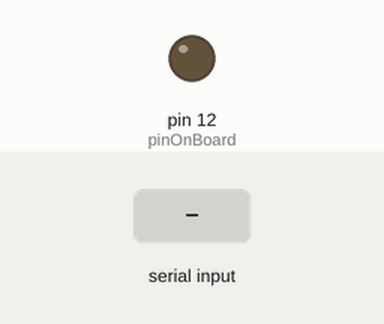
Simulated run of this sketch. Board: Arduino Uno, built with avr-gcc and run on an emulated ATmega328P. Parts: output pins drawn as LEDs (lit = HIGH). The inputs (shaded band) are chosen by the test bench.

Above: at 1.2 s.
1.3 s: "9" received over Serial
At 2.1 s:
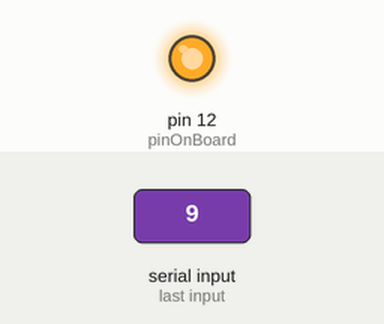
Timing chart, 0 to 4.3 s (numbered marks = the images above; inputs shaded):
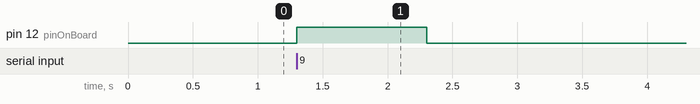

The sketch:

openGate.ino
```cpp
/*
  Physical Pixel

  created 2006
  by David A. Mellis
  modified 14 Apr 2009
  by Tom Igoe and Scott Fitzgerald
  http://www.arduino.cc/en/Tutorial/PhysicalPixel

  CODE CHANGED AND UPDATED FOR PERSONAL USE BY JEREMIAH M DUKE 7-19-2009
  YOU ARE FREE TO USE THIS SOFTWARE AS LONG AS YOU KEEP ALL OF THE ABOVE INTACT.
  I AM NOT THE ORIGINAL CREATOR OF THIS SOFTWARE.

  */


// DEFAULTS
int pinOnBoard = 12; // the pin
int pressDuration = 1000; // duration of emulated button press in ms
int incomingByte;      // a variable to read incoming serial data into

// SETUP
void setup() {

    Serial.begin(9600); // initialize serial communication

    pinMode(pinOnBoard, OUTPUT);  // initialize the pinOnBoard pin as an output

}

// LOOP
void loop() {
    // see if there's incoming serial data:
    if (Serial.available() > 0) {

    incomingByte = Serial.read(); // read the oldest byte in the serial buffer
    //Preform the code to switch on or off the leds
    if (incomingByte == '9') {
       digitalWrite(pinOnBoard, HIGH); //If the serial data is 9 "press" the button
       delay(pressDuration);
       digitalWrite(pinOnBoard, LOW);
     }

   }
 }
```

Measured:
- after the input at 1.3 s, pin 12 (pinOnBoard): LOW → HIGH at once, → LOW 1.0 s later
